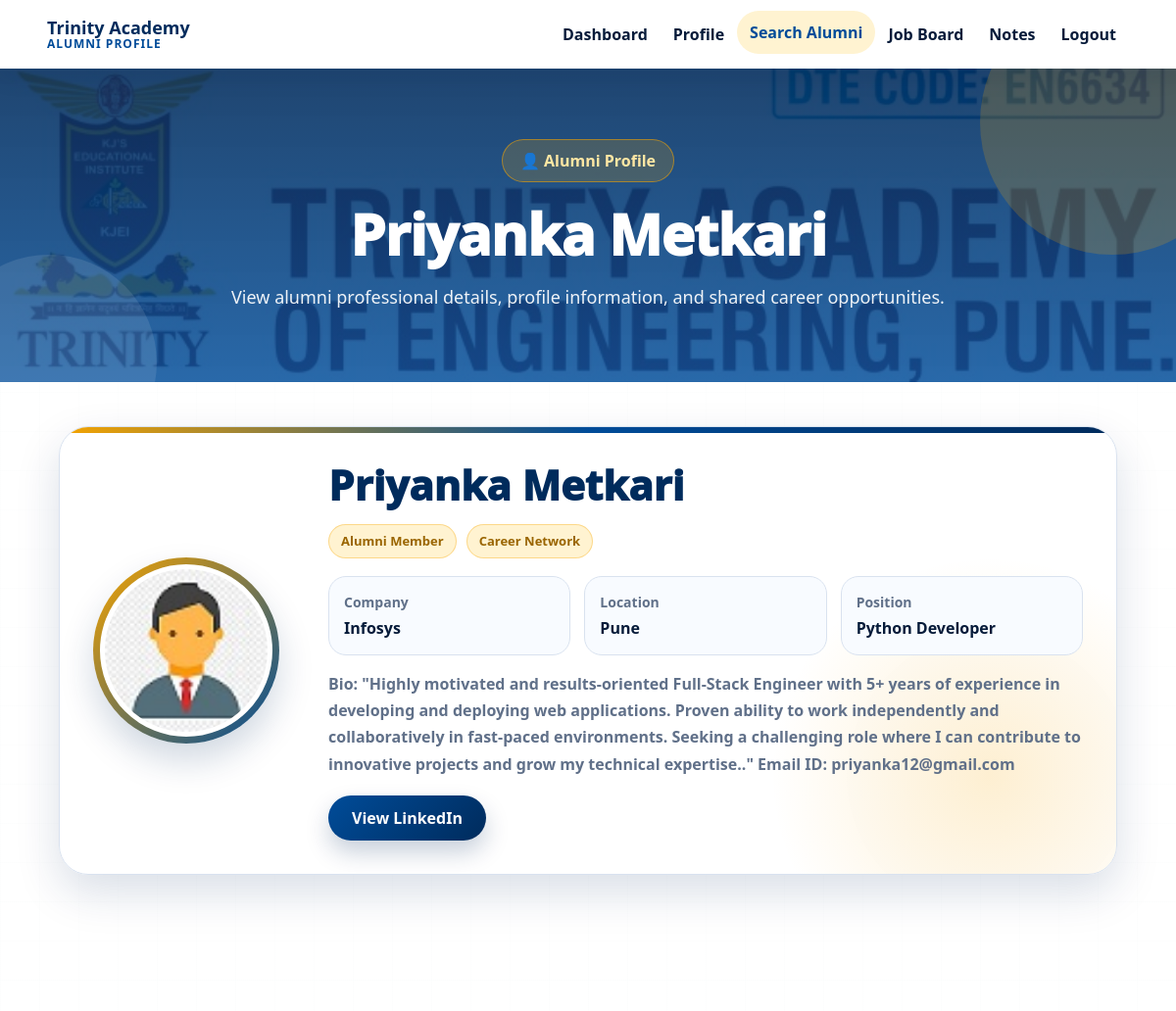
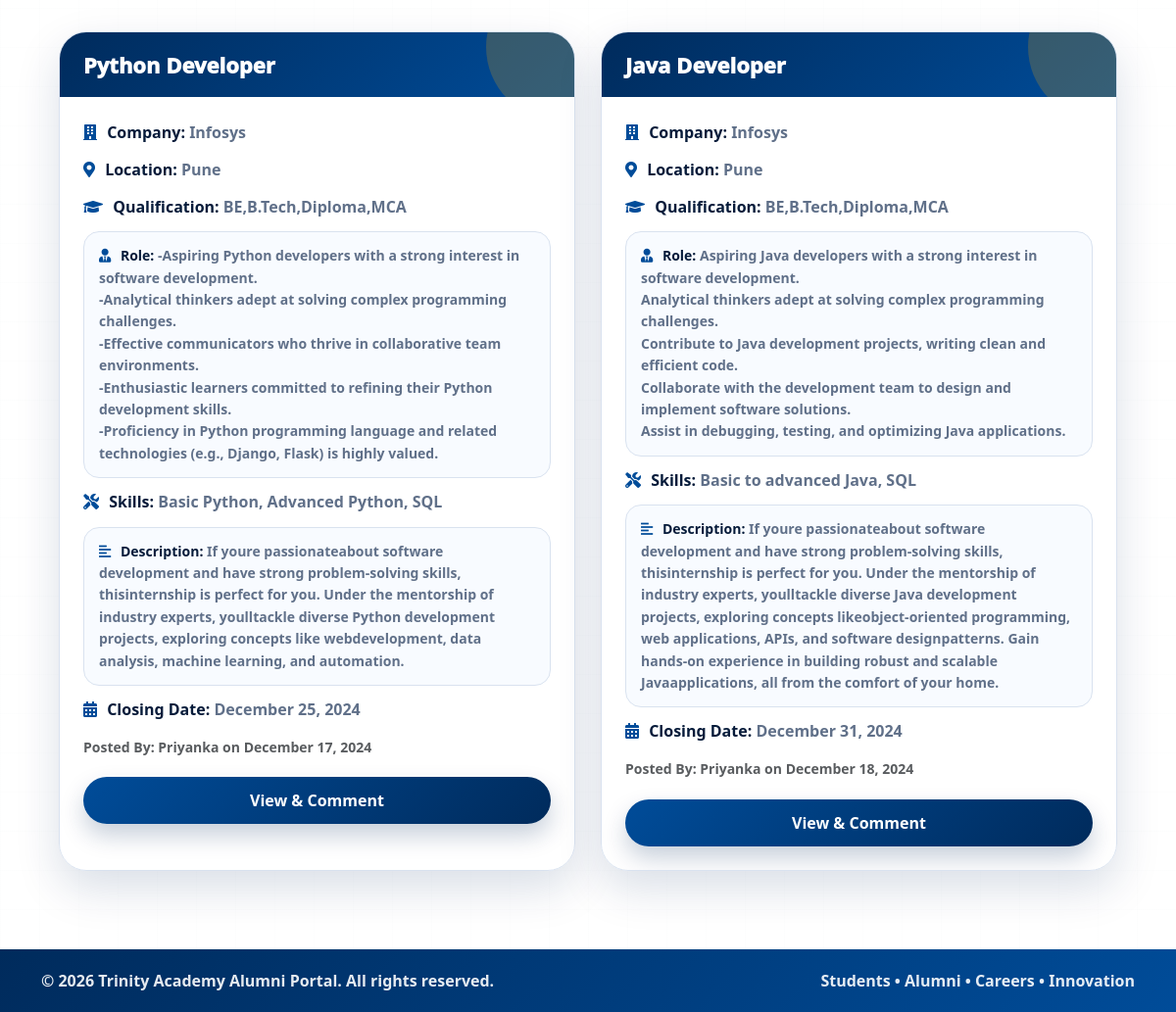
/alumni/1/, run on the app's committed database (2 pictures, top to bottom).
### myApp/models.py (models this page shows, shortened)
class AlumniProfile(models.Model):
    user = models.OneToOneField(User, on_delete=models.CASCADE)
    full_name = models.CharField(max_length=100)
    current_working = models.BooleanField(default=False, verbose_name="Currently Working")
    company_name = models.CharField(max_length=150, blank=True, null=True)
    position = models.CharField(max_length=100, blank=True, null=True)
    location = models.CharField(max_length=100, blank=True, null=True)
    linkedin = models.URLField(blank=True, null=True)
    bio = models.TextField(blank=True, null=True)
    profile_picture = models.ImageField(upload_to='profile_pics/', blank=True, null=True)  # Added profile picture field

class Post(models.Model):
    POST_TYPE_CHOICES = [
        ('job', 'Job'),
        ('internship', 'Internship'),
    ]
    user = models.ForeignKey(User, on_delete=models.CASCADE, default=1)
    post_type = models.CharField(
        max_length=10,
        choices=POST_TYPE_CHOICES,
        default='Job',  # default value can be 'Job' or 'Internship'
    )
    title = models.CharField(max_length=200)
    company_name = models.CharField(max_length=150)
    location = models.CharField(max_length=100)
    qualification = models.CharField(max_length=255, default="Not Specified")
    role_responsibility = models.TextField(default="Not Specified")
    skills = models.CharField(max_length=255,default="Not Specified")
    description = models.TextField()
    closing_date = models.DateField(null=True, blank=True)
    post_date = models.DateField(null=True, blank=True, default=datetime.date.today)

### myApp/views.py (the view)
# urls.py: path('alumni/<int:alumni_id>/', views.alumni_profile, name='alumni_profile'),
def alumni_profile(request, alumni_id):
    alumni = get_object_or_404(AlumniProfile, id=alumni_id)
    alumni_posts = Post.objects.filter(user=alumni.user)  # Get all posts of the same user as the alumni
    return render(request, 'student/alumni_profile_detail.html', {
        'alumni': alumni,
        'posts': alumni_posts
    })

### templates/student/alumni_profile_detail.html (shortened to what this page needs)
{% load static %}
<!DOCTYPE html>
<html lang="en">
<head>
    <link href="https://cdn.jsdelivr.net/npm/bootstrap@5.3.0-alpha1/dist/css/bootstrap.min.css" rel="stylesheet">
    <link rel="stylesheet" href="https://cdnjs.cloudflare.com/ajax/libs/font-awesome/5.15.4/css/all.min.css">
</head>
<body>
<nav class="navbar navbar-expand-lg main-navbar">
    <div class="container-fluid px-lg-5">
        <a class="navbar-brand" href="{% url 'student_dashboard' %}">
            <span>
                <span class="brand-title">Trinity Academy</span>
                <span class="brand-subtitle">ALUMNI PROFILE</span>
            </span>
        </a>
        <div class="collapse navbar-collapse" id="navbarNav">
            <ul class="navbar-nav ms-auto align-items-lg-center">
                <li class="nav-item"><a class="nav-link" href="{% url 'student_dashboard' %}">Dashboard</a></li>
                <li class="nav-item"><a class="nav-link" href="/create_student_profile">Profile</a></li>
                <li class="nav-item"><a class="nav-link active" href="/search_alumni">Search Alumni</a></li>
                <li class="nav-item"><a class="nav-link" href="/student_job_port">Job Board</a></li>
                <li class="nav-item"><a class="nav-link" href="/view_resources">Notes</a></li>
                <li class="nav-item"><a class="nav-link" href="/logout">Logout</a></li>
            </ul>
        </div>
    </div>
</nav>
<section class="page-hero">
    <div class="hero-content">
        <span class="hero-chip">👤 Alumni Profile</span>
        <h1>{{ alumni.full_name }}</h1>
        <p>View alumni professional details, profile information, and shared career opportunities.</p>
    </div>
</section>
<section class="page-wrapper">
    <div class="profile-header-card reveal-card">
        <div class="profile-img-wrap">
            {% if alumni.profile_picture %}
                <img src="{{ alumni.profile_picture.url }}" alt="{{ alumni.full_name }}'s Profile Picture" class="profile-img">
            {% else %}
                <img src="https://via.placeholder.com/300x300?text=Alumni" alt="Default Profile Picture" class="profile-img">
            {% endif %}
        </div>
        <div class="profile-details">
            <h2>{{ alumni.full_name }}</h2>
            <div class="profile-badges">
                <span class="profile-badge">Alumni Member</span>
                <span class="profile-badge">Career Network</span>
            </div>
            <div class="profile-info-grid">
                <div class="info-card">
                    <small>Company</small>
                    <span>{{ alumni.company_name }}</span>
                </div>
                <div class="info-card">
                    <small>Location</small>
                    <span>{{ alumni.location }}</span>
                </div>
                <div class="info-card">
                    <small>Position</small>
                    <span>{{ alumni.position }}</span>
                </div>
            </div>
            <div class="bio-box">
                <strong>Bio:</strong> {{ alumni.bio }}
            </div>
            <a href="{{ alumni.linkedin }}" target="_blank" class="btn-linkedin">View LinkedIn</a>
        </div>
    </div>
    {% if posts %}
    <div class="posts-grid">
        {% for post in posts %}
            <div class="post-card reveal-card">
                <div class="post-card-header">
                    <h5>{{ post.title }}</h5>
                </div>
                <div class="post-card-body">
                    <p><i class="fas fa-building"></i> <strong>Company:</strong> {{ post.company_name }}</p>
                    <p><i class="fas fa-map-marker-alt"></i> <strong>Location:</strong> {{ post.location }}</p>
                    <p><i class="fas fa-graduation-cap"></i> <strong>Qualification:</strong> {{ post.qualification }}</p>
                    <pre><i class="fas fa-user-tie"></i> <strong>Role:</strong> {{ post.role_responsibility }}</pre>
                    <p><i class="fas fa-tools"></i> <strong>Skills:</strong> {{ post.skills }}</p>
                    <pre><i class="fas fa-align-left"></i> <strong>Description:</strong> {{ post.description }}</pre>
                    <p><i class="fas fa-calendar-alt"></i> <strong>Closing Date:</strong> {{ post.closing_date|date:"F j, Y" }}</p>
                    <p><small class="text-muted">Posted By: {{ post.user.username }} on {{ post.post_date|date:"F j, Y" }}</small></p>
                    <a href="{% url 'view_post' post.id %}" class="btn-view-post">View & Comment</a>
                </div>
            </div>
        {% endfor %}
    </div>
    {% else %}
        <div class="empty-box reveal-card">
            <div class="empty-icon">📭</div>
            <h4>No posts found</h4>
            <p>No career posts have been shared by this alumni yet.</p>
        </div>
    {% endif %}
</section>
<footer class="footer">
    <div class="container d-flex justify-content-between flex-wrap gap-2">
        <p>&copy; 2026 Trinity Academy Alumni Portal. All rights reserved.</p>
        <p>Students • Alumni • Careers • Innovation</p>
    </div>
</footer>
</body>
</html>

### data on the page
AlumniProfile: full_name "Priyanka Metkari", profile_picture (picture), company_name "Infosys", location "Pune", position "Python Developer", bio "\"Highly motivated and results-oriented Full-Stack Engineer with 5+ years of experience in developing and deploying web applications. Proven ability to work independently and collaboratively in fast-paced environments. Seeking a challenging role where I can contribute to innovative projects and grow my technical expertise..\" Email ID: priyanka12@gmail.com"
Post: title "Python Developer", company_name "Infosys", location "Pune", qualification "BE,B.Tech,Diploma,MCA", role_responsibility "-Aspiring Python developers with a strong interest in software development. -Analytical thinkers adept at solving complex programming challenges. -Effective communicators who thrive in collaborative team environments. -Enthusiastic learners committed to refining their Python development skills. -Proficiency in Python programming language and related technologies (e.g., Django, Flask) is highly valued.", skills "Basic Python, Advanced Python, SQL", description "If youre passionateabout software development and have strong problem-solving skills, thisinternship is perfect for you. Under the mentorship of industry experts, youlltackle diverse Python development projects, exploring concepts like webdevelopment, data analysis, machine learning, and automation.", closing_date "December 25, 2024", user.username "Priyanka", post_date "December 17, 2024"
Post: title "Java Developer", company_name "Infosys", location "Pune", qualification "BE,B.Tech,Diploma,MCA", role_responsibility "Aspiring Java developers with a strong interest in software development. Analytical thinkers adept at solving complex programming challenges. Contribute to Java development projects, writing clean and efficient code. Collaborate with the development team to design and implement software solutions. Assist in debugging, testing, and optimizing Java applications.", skills "Basic to advanced Java, SQL", description "If youre passionateabout software development and have strong problem-solving skills, thisinternship is perfect for you. Under the mentorship of industry experts, youlltackle diverse Java development projects, exploring concepts likeobject-oriented programming, web applications, APIs, and software designpatterns. Gain hands-on experience in building robust and scalable Javaapplications, all from the comfort of your home.", closing_date "December 31, 2024", user.username "Priyanka", post_date "December 18, 2024"
